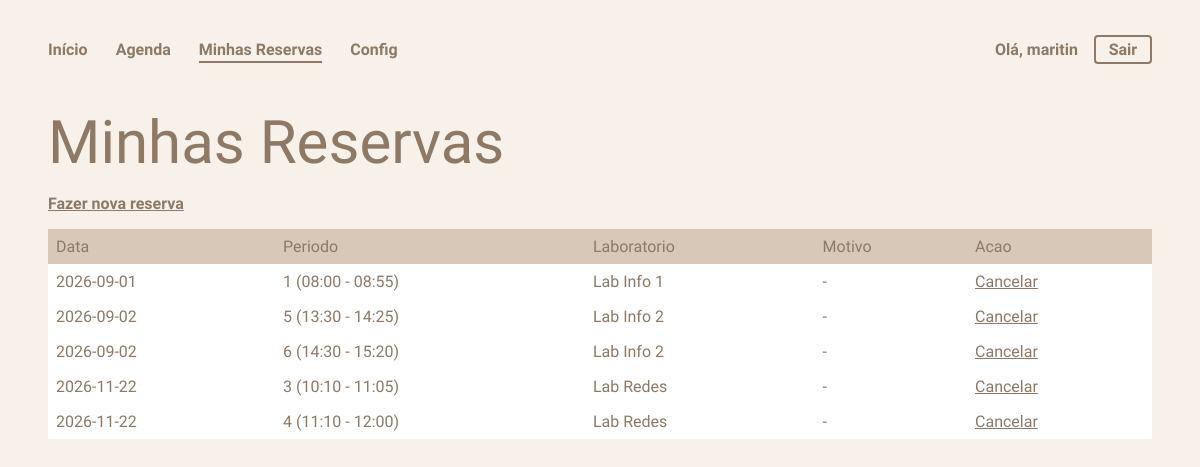
Screenshot of /minhas_reservas (signed in) with the database file from the repository.
### tables this page shows
CREATE TABLE Reserva (
        id INTEGER NOT NULL PRIMARY KEY AUTOINCREMENT,
        id_usuario INTEGER NOT NULL,
        id_laboratorio INTEGER NOT NULL,
        data_reserva DATE NOT NULL,
        periodo INTEGER NOT NULL,
        descricao VARCHAR(200),
        criado_em TIMESTAMP DEFAULT CURRENT_TIMESTAMP,
        FOREIGN KEY (id_usuario) REFERENCES SistemaUsuario(id),
        FOREIGN KEY (id_laboratorio) REFERENCES Laboratorio(id),
        UNIQUE(id_laboratorio, data_reserva, periodo)
    );

CREATE TABLE Laboratorio (
        id INTEGER NOT NULL PRIMARY KEY AUTOINCREMENT,
        nome VARCHAR(50) NOT NULL,
        descricao VARCHAR(200),
        capacidade INTEGER NOT NULL DEFAULT 30
    );

### routes.py (the view)
@app.route("/minhas_reservas")
@login_usuario_required
def minhas_reservas():
    reservas = ListarReservasDoUsuario(session["usuario_id"])
    return render_template("minhas_reservas.html", reservas=reservas)

### agenda.py (called while the page is built)
def ListarReservasDoUsuario(id_usuario):
    cursor.execute("""
        SELECT Reserva.id, Reserva.data_reserva, Reserva.periodo, Reserva.descricao,
               Laboratorio.nome
        FROM Reserva
        JOIN Laboratorio ON Laboratorio.id = Reserva.id_laboratorio
        WHERE Reserva.id_usuario = ?
        ORDER BY Reserva.data_reserva, Reserva.periodo
    """, (id_usuario,))
    return cursor.fetchall()

def Periodos():
    return PERIODOS

### autenticacao.py (called while the page is built)
def login_usuario_required(funcao):
    @wraps(funcao)
    def decorada(*args, **kwargs):
        if not session.get("usuario_id"):
            return redirect(url_for("login"))
        return funcao(*args, **kwargs)
    return decorada

### routes.py (called while the page is built)
@app.context_processor
def contexto_global():
    return {
        "periodos": Periodos(),
        "usuario_sessao": session.get("usuario_nome"),
        "usuario_eh_admin": session.get("usuario_admin", False),
    }

### templates/minhas_reservas.html (shortened to what this page needs)
{% extends "base.html" %}
{% block conteudo %}
    <h1>Minhas Reservas</h1>
    <p class="link-extra"><a href="{{ url_for('agenda') }}">Fazer nova reserva</a></p>
    <table>
        <thead>
            <tr>
                <th>Data</th>
                <th>Periodo</th>
                <th>Laboratorio</th>
                <th>Motivo</th>
                <th>Acao</th>
            </tr>
        </thead>
        <tbody>
            {% for reserva in reservas %}
            <tr>
                <td>{{ reserva[1] }}</td>
                <td>{{ reserva[2] }} ({{ periodos.get(reserva[2], '') }})</td>
                <td>{{ reserva[4] }}</td>
                <td>{{ reserva[3] or '-' }}</td>
                <td><a href="{{ url_for('cancelar_reserva', id_reserva=reserva[0]) }}"
                       onclick="return confirm('Cancelar esta reserva?')">Cancelar</a></td>
            </tr>
            {% else %}
            <tr>
                <td colspan="5" style="text-align: center;">Voce ainda nao tem reservas.</td>
            </tr>
            {% endfor %}
        </tbody>
    </table>
{% endblock %}

### static/style.css (style rules this page uses)
:root { --bg: #f8f1e9; --bg-2: #ffffff; --texto: #8d7966; --texto-forte: #4a3f2f; --accent: #d8c8b8; --input-bg: #a8a39d; --input-texto: #f8f1e9; --borda: #8d7966; }
* { font-family: "Stack Sans Headline", sans-serif; font-optical-sizing: auto; font-weight: 400; font-style: normal; box-sizing: border-box; }
body { background-color: var(--bg); margin: 0; padding: 2vw 4vw; transition: background-color 0.3s ease, color 0.3s ease; color: var(--texto); }
h1 { font-size: 5vw; margin: 0; color: var(--texto); }
a { color: var(--texto); }
.link-extra a { font-weight: bold; }
table { background-color: var(--bg-2); border-collapse: collapse; width: 100%; text-align: left; margin-top: 0.5rem; }
tr { color: var(--texto); }
th { background-color: var(--accent); padding: 0.5rem; }
td { padding: 0.5rem; }

### rows the page displays
Reserva: data_reserva "2026-09-01", periodo "1", get "08:00 - 08:55", nome "Lab Info 1", descricao "-"
Reserva: data_reserva "2026-09-02", periodo "5", get "13:30 - 14:25", nome "Lab Info 2", descricao "-"
Reserva: data_reserva "2026-09-02", periodo "6", get "14:30 - 15:20", nome "Lab Info 2", descricao "-"
Reserva: data_reserva "2026-11-22", periodo "3", get "10:10 - 11:05", nome "Lab Redes", descricao "-"
Reserva: data_reserva "2026-11-22", periodo "4", get "11:10 - 12:00", nome "Lab Redes", descricao "-"

### other values shown
{{ usuario_sessao }} "maritin"
